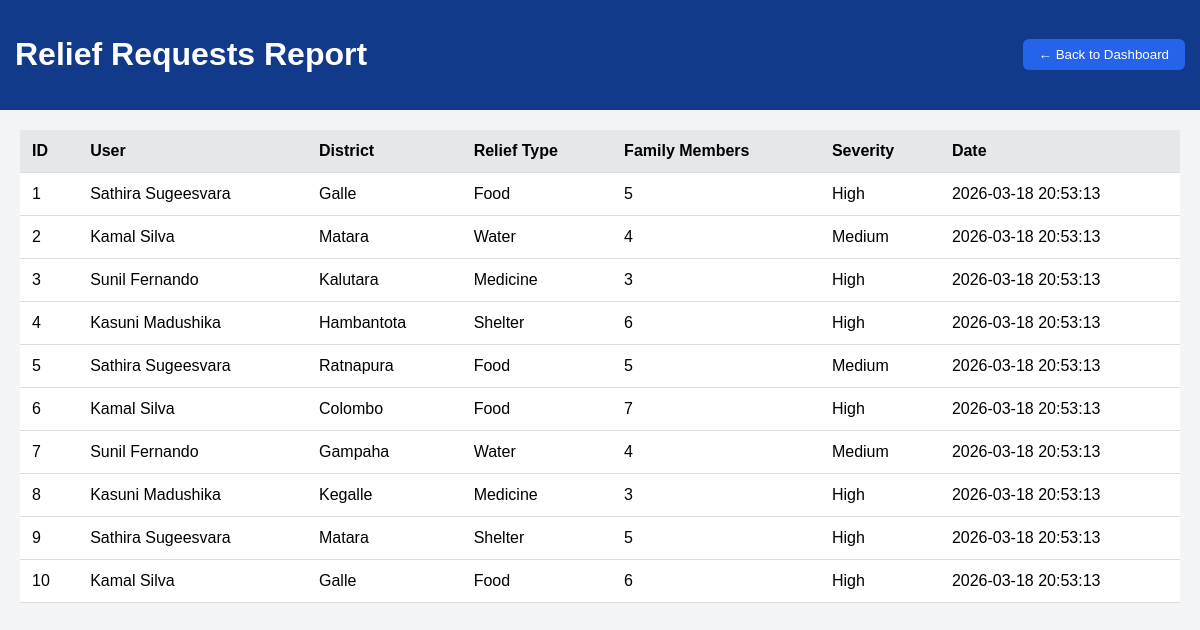
/frontend/reports.php (signed in), run on the app's committed database.
### tables this page shows
CREATE TABLE `requests` (
  `id` int(11) NOT NULL,
  `user_id` int(11) NOT NULL,
  `relief_type` enum('Food','Water','Medicine','Shelter') NOT NULL,
  `district` varchar(100) NOT NULL,
  `divisional_secretariat` varchar(100) NOT NULL,
  `gn_division` varchar(100) NOT NULL,
  `contact_name` varchar(100) NOT NULL,
  `contact_number` varchar(20) NOT NULL,
  `address` varchar(100) NOT NULL,
  `family_members` int(11) NOT NULL,
  `severity` enum('Low','Medium','High') NOT NULL,
  `description` text DEFAULT NULL,
  `created_at` timestamp NOT NULL DEFAULT current_timestamp()
);

CREATE TABLE `users` (
  `id` int(11) NOT NULL,
  `full_name` varchar(100) NOT NULL,
  `email` varchar(100) NOT NULL,
  `password` varchar(255) NOT NULL,
  `role` enum('admin','user') NOT NULL DEFAULT 'user',
  `created_at` timestamp NOT NULL DEFAULT current_timestamp()
);

### frontend/reports.php (the view, shortened to what this page needs)
<?php
include("../backend/db.php");
$query = "SELECT r.*, u.full_name
          FROM requests r
          JOIN users u ON r.user_id = u.id
          WHERE 1=1";
$query .= " ORDER BY r.created_at DESC";
$result = mysqli_query($conn,$query);
?>
<!DOCTYPE html>
<html>
<head>
<link rel="stylesheet" href="css/report.css">
</head>
<body>
<header>
<h1>Relief Requests Report</h1>
<button onclick="window.location.href='admin.php'" class="btnrepo">
← Back to Dashboard
</button>
</header>
<div class="container">
<table>
<thead>
<tr>
<th>ID</th>
<th>User</th>
<th>District</th>
<th>Relief Type</th>
<th>Family Members</th>
<th>Severity</th>
<th>Date</th>
</tr>
</thead>
<tbody>
<?php while($row = mysqli_fetch_assoc($result)) { ?>
<tr>
<td><?php echo $row['id']; ?></td>
<td><?php echo $row['full_name']; ?></td>
<td><?php echo $row['district']; ?></td>
<td><?php echo $row['relief_type']; ?></td>
<td><?php echo $row['family_members']; ?></td>
<td><?php echo $row['severity']; ?></td>
<td><?php echo $row['created_at']; ?></td>
</tr>
<?php } ?>
</tbody>
</table>
</div>
</body>
</html>

### frontend/css/report.css (style rules this page uses)
body { font-family: Arial; background:#F3F4F6; margin:0; }
header { background:#123A8A; color:white; padding:15px; display:flex; justify-content:space-between; align-items:center; }
.container { padding:20px; }
table { width:100%; border-collapse:collapse; background:white; }
th,td { padding:12px; border-bottom:1px solid #ddd; text-align:left; }
th { background:#E5E7EB; }
.btnrepo { padding:8px 16px; background:#2563EB; color:white; border:none; border-radius:6px; cursor:pointer; }

### data on the page
requests: id "1", user.full_name "Sathira Sugeesvara", district "Galle", relief_type "Food", family_members "5", severity "High", created_at "2026-03-18 20:53:13"
requests: id "2", user.full_name "Kamal Silva", district "Matara", relief_type "Water", family_members "4", severity "Medium", created_at "2026-03-18 20:53:13"
requests: id "3", user.full_name "Sunil Fernando", district "Kalutara", relief_type "Medicine", family_members "3", severity "High", created_at "2026-03-18 20:53:13"
requests: id "4", user.full_name "Kasuni Madushika", district "Hambantota", relief_type "Shelter", family_members "6", severity "High", created_at "2026-03-18 20:53:13"
requests: id "5", user.full_name "Sathira Sugeesvara", district "Ratnapura", relief_type "Food", family_members "5", severity "Medium", created_at "2026-03-18 20:53:13"
requests: id "6", user.full_name "Kamal Silva", district "Colombo", relief_type "Food", family_members "7", severity "High", created_at "2026-03-18 20:53:13"
requests: id "7", user.full_name "Sunil Fernando", district "Gampaha", relief_type "Water", family_members "4", severity "Medium", created_at "2026-03-18 20:53:13"
requests: id "8", user.full_name "Kasuni Madushika", district "Kegalle", relief_type "Medicine", family_members "3", severity "High", created_at "2026-03-18 20:53:13"
requests: id "9", user.full_name "Sathira Sugeesvara", district "Matara", relief_type "Shelter", family_members "5", severity "High", created_at "2026-03-18 20:53:13"
requests: id "10", user.full_name "Kamal Silva", district "Galle", relief_type "Food", family_members "6", severity "High", created_at "2026-03-18 20:53:13"
